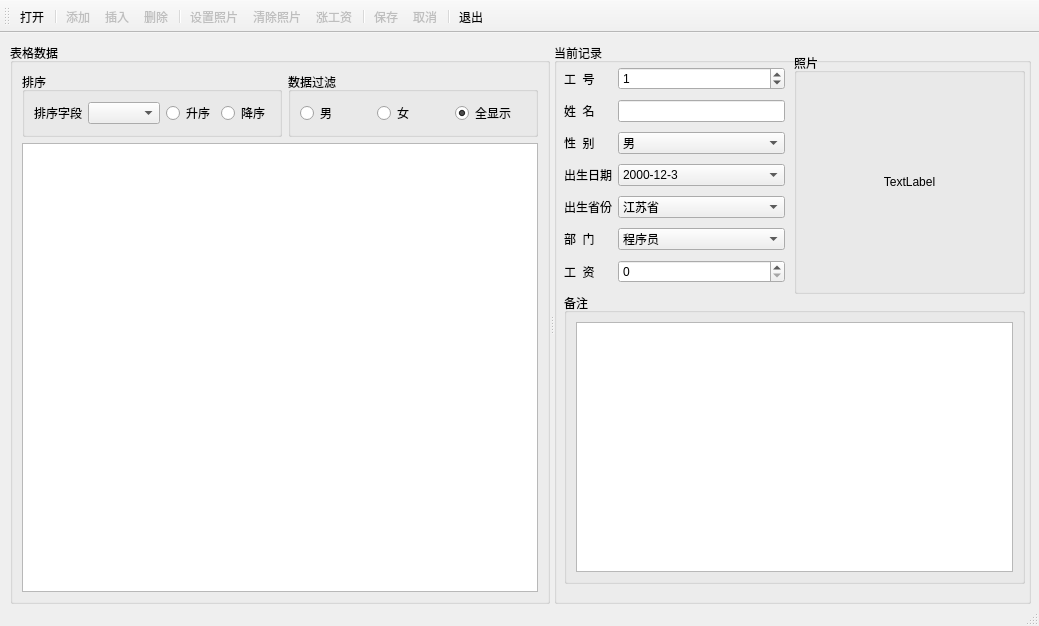
<?xml version="1.0" encoding="UTF-8"?>
<ui version="4.0">
 <class>MainWindow</class>
 <widget class="QMainWindow" name="MainWindow">
  <property name="geometry">
   <rect>
    <x>0</x>
    <y>0</y>
    <width>1039</width>
    <height>626</height>
   </rect>
  </property>
  <property name="windowTitle">
   <string>MainWindow</string>
  </property>
  <widget class="QWidget" name="centralwidget">
   <widget class="QSplitter" name="splitter">
    <property name="geometry">
     <rect>
      <x>10</x>
      <y>10</y>
      <width>1021</width>
      <height>561</height>
     </rect>
    </property>
    <property name="orientation">
     <enum>Qt::Horizontal</enum>
    </property>
    <widget class="QGroupBox" name="groupBox">
     <property name="maximumSize">
      <size>
       <width>540</width>
       <height>16777215</height>
      </size>
     </property>
     <property name="title">
      <string>表格数据</string>
     </property>
     <layout class="QGridLayout" name="gridLayout_4">
      <item row="0" column="0">
       <layout class="QHBoxLayout" name="horizontalLayout_3">
        <item>
         <widget class="QGroupBox" name="groupBox_sort">
          <property name="title">
           <string>排序</string>
          </property>
          <layout class="QHBoxLayout" name="horizontalLayout">
           <item>
            <widget class="QLabel" name="label">
             <property name="text">
              <string>排序字段</string>
             </property>
            </widget>
           </item>
           <item>
            <widget class="QComboBox" name="comboBox_sort"/>
           </item>
           <item>
            <widget class="QRadioButton" name="radioButton_rise">
             <property name="text">
              <string>升序</string>
             </property>
            </widget>
           </item>
           <item>
            <widget class="QRadioButton" name="radioButton_down">
             <property name="text">
              <string>降序</string>
             </property>
            </widget>
           </item>
          </layout>
         </widget>
        </item>
        <item>
         <widget class="QGroupBox" name="groupBox_filter">
          <property name="title">
           <string>数据过滤</string>
          </property>
          <layout class="QHBoxLayout" name="horizontalLayout_2">
           <item>
            <widget class="QRadioButton" name="radioButton__man">
             <property name="text">
              <string>男</string>
             </property>
            </widget>
           </item>
           <item>
            <widget class="QRadioButton" name="radioButton_womon">
             <property name="text">
              <string>女</string>
             </property>
            </widget>
           </item>
           <item>
            <widget class="QRadioButton" name="radioButton_showAll">
             <property name="text">
              <string>全显示</string>
             </property>
             <property name="checked">
              <bool>true</bool>
             </property>
            </widget>
           </item>
          </layout>
         </widget>
        </item>
       </layout>
      </item>
      <item row="1" column="0">
       <widget class="QTableView" name="tableView"/>
      </item>
     </layout>
    </widget>
    <widget class="QGroupBox" name="groupBox_2">
     <property name="title">
      <string>当前记录</string>
     </property>
     <widget class="QGroupBox" name="groupBox_4">
      <property name="geometry">
       <rect>
        <x>10</x>
        <y>250</y>
        <width>461</width>
        <height>291</height>
       </rect>
      </property>
      <property name="title">
       <string>备注</string>
      </property>
      <layout class="QGridLayout" name="gridLayout_3">
       <item row="0" column="0">
        <widget class="QPlainTextEdit" name="plainTextEdit_2"/>
       </item>
      </layout>
     </widget>
     <widget class="QGroupBox" name="groupBox_3">
      <property name="geometry">
       <rect>
        <x>240</x>
        <y>10</y>
        <width>231</width>
        <height>241</height>
       </rect>
      </property>
      <property name="title">
       <string>照片</string>
      </property>
      <layout class="QGridLayout" name="gridLayout_2">
       <item row="0" column="0">
        <widget class="QLabel" name="label_9">
         <property name="text">
          <string>TextLabel</string>
         </property>
         <property name="alignment">
          <set>Qt::AlignCenter</set>
         </property>
        </widget>
       </item>
      </layout>
     </widget>
     <widget class="QWidget" name="layoutWidget">
      <property name="geometry">
       <rect>
        <x>10</x>
        <y>20</y>
        <width>221</width>
        <height>231</height>
       </rect>
      </property>
      <layout class="QGridLayout" name="gridLayout">
       <item row="0" column="0">
        <widget class="QLabel" name="label_2">
         <property name="text">
          <string>工  号</string>
         </property>
        </widget>
       </item>
       <item row="0" column="1">
        <widget class="QSpinBox" name="spinBox">
         <property name="maximum">
          <number>99999</number>
         </property>
         <property name="value">
          <number>1</number>
         </property>
        </widget>
       </item>
       <item row="1" column="0">
        <widget class="QLabel" name="label_3">
         <property name="text">
          <string>姓  名</string>
         </property>
        </widget>
       </item>
       <item row="1" column="1">
        <widget class="QLineEdit" name="lineEdit"/>
       </item>
       <item row="2" column="0">
        <widget class="QLabel" name="label_4">
         <property name="text">
          <string>性  别</string>
         </property>
        </widget>
       </item>
       <item row="2" column="1">
        <widget class="QComboBox" name="comboBox_sex">
         <item>
          <property name="text">
           <string>男</string>
          </property>
         </item>
         <item>
          <property name="text">
           <string>女</string>
          </property>
         </item>
        </widget>
       </item>
       <item row="3" column="0">
        <widget class="QLabel" name="label_5">
         <property name="text">
          <string>出生日期</string>
         </property>
        </widget>
       </item>
       <item row="3" column="1">
        <widget class="QComboBox" name="comboBox_birthDay">
         <property name="sizeAdjustPolicy">
          <enum>QComboBox::AdjustToContents</enum>
         </property>
         <item>
          <property name="text">
           <string>2000-12-3</string>
          </property>
         </item>
         <item>
          <property name="text">
           <string>2000-3-26</string>
          </property>
         </item>
         <item>
          <property name="text">
           <string>2000-6-1</string>
          </property>
         </item>
        </widget>
       </item>
       <item row="4" column="0">
        <widget class="QLabel" name="label_6">
         <property name="text">
          <string>出生省份</string>
         </property>
        </widget>
       </item>
       <item row="4" column="1">
        <widget class="QComboBox" name="comboBox_birthProvince">
         <item>
          <property name="text">
           <string>江苏省</string>
          </property>
         </item>
         <item>
          <property name="text">
           <string>北京市</string>
          </property>
         </item>
         <item>
          <property name="text">
           <string>广东省</string>
          </property>
         </item>
        </widget>
       </item>
       <item row="5" column="0">
        <widget class="QLabel" name="label_7">
         <property name="text">
          <string>部  门</string>
         </property>
        </widget>
       </item>
       <item row="5" column="1">
        <widget class="QComboBox" name="comboBox_department">
         <item>
          <property name="text">
           <string>程序员</string>
          </property>
         </item>
         <item>
          <property name="text">
           <string>运维工程师</string>
          </property>
         </item>
         <item>
          <property name="text">
           <string>后端程序员</string>
          </property>
         </item>
        </widget>
       </item>
       <item row="6" column="0">
        <widget class="QLabel" name="label_8">
         <property name="text">
          <string>工  资</string>
         </property>
        </widget>
       </item>
       <item row="6" column="1">
        <widget class="QSpinBox" name="spinBox_salary">
         <property name="maximum">
          <number>9999999</number>
         </property>
        </widget>
       </item>
      </layout>
     </widget>
    </widget>
   </widget>
  </widget>
  <widget class="QStatusBar" name="statusbar"/>
  <widget class="QToolBar" name="toolBar">
   <property name="windowTitle">
    <string>toolBar</string>
   </property>
   <attribute name="toolBarArea">
    <enum>TopToolBarArea</enum>
   </attribute>
   <attribute name="toolBarBreak">
    <bool>false</bool>
   </attribute>
   <addaction name="action_open"/>
   <addaction name="separator"/>
   <addaction name="action_add"/>
   <addaction name="action_insert"/>
   <addaction name="action_delete"/>
   <addaction name="separator"/>
   <addaction name="action_setPhoto"/>
   <addaction name="action_clearPhoto"/>
   <addaction name="action_increase"/>
   <addaction name="separator"/>
   <addaction name="action_save"/>
   <addaction name="action_cancel"/>
   <addaction name="separator"/>
   <addaction name="action_quit"/>
  </widget>
  <action name="action_open">
   <property name="text">
    <string>打开</string>
   </property>
   <property name="menuRole">
    <enum>QAction::NoRole</enum>
   </property>
  </action>
  <action name="action_add">
   <property name="enabled">
    <bool>false</bool>
   </property>
   <property name="text">
    <string>添加</string>
   </property>
   <property name="menuRole">
    <enum>QAction::NoRole</enum>
   </property>
  </action>
  <action name="action_insert">
   <property name="enabled">
    <bool>false</bool>
   </property>
   <property name="text">
    <string>插入</string>
   </property>
   <property name="menuRole">
    <enum>QAction::NoRole</enum>
   </property>
  </action>
  <action name="action_delete">
   <property name="enabled">
    <bool>false</bool>
   </property>
   <property name="text">
    <string>删除</string>
   </property>
   <property name="menuRole">
    <enum>QAction::NoRole</enum>
   </property>
  </action>
  <action name="action_setPhoto">
   <property name="enabled">
    <bool>false</bool>
   </property>
   <property name="text">
    <string>设置照片</string>
   </property>
   <property name="menuRole">
    <enum>QAction::NoRole</enum>
   </property>
  </action>
  <action name="action_clearPhoto">
   <property name="enabled">
    <bool>false</bool>
   </property>
   <property name="text">
    <string>清除照片</string>
   </property>
   <property name="menuRole">
    <enum>QAction::NoRole</enum>
   </property>
  </action>
  <action name="action_increase">
   <property name="enabled">
    <bool>false</bool>
   </property>
   <property name="text">
    <string>涨工资</string>
   </property>
   <property name="menuRole">
    <enum>QAction::NoRole</enum>
   </property>
  </action>
  <action name="action_save">
   <property name="enabled">
    <bool>false</bool>
   </property>
   <property name="text">
    <string>保存</string>
   </property>
   <property name="menuRole">
    <enum>QAction::NoRole</enum>
   </property>
  </action>
  <action name="action_cancel">
   <property name="enabled">
    <bool>false</bool>
   </property>
   <property name="text">
    <string>取消</string>
   </property>
   <property name="menuRole">
    <enum>QAction::NoRole</enum>
   </property>
  </action>
  <action name="action_quit">
   <property name="text">
    <string>退出</string>
   </property>
   <property name="menuRole">
    <enum>QAction::NoRole</enum>
   </property>
  </action>
 </widget>
 <resources/>
 <connections>
  <connection>
   <sender>action_quit</sender>
   <signal>triggered()</signal>
   <receiver>MainWindow</receiver>
   <slot>close()</slot>
   <hints>
    <hint type="sourcelabel">
     <x>-1</x>
     <y>-1</y>
    </hint>
    <hint type="destinationlabel">
     <x>519</x>
     <y>312</y>
    </hint>
   </hints>
  </connection>
 </connections>
</ui>
